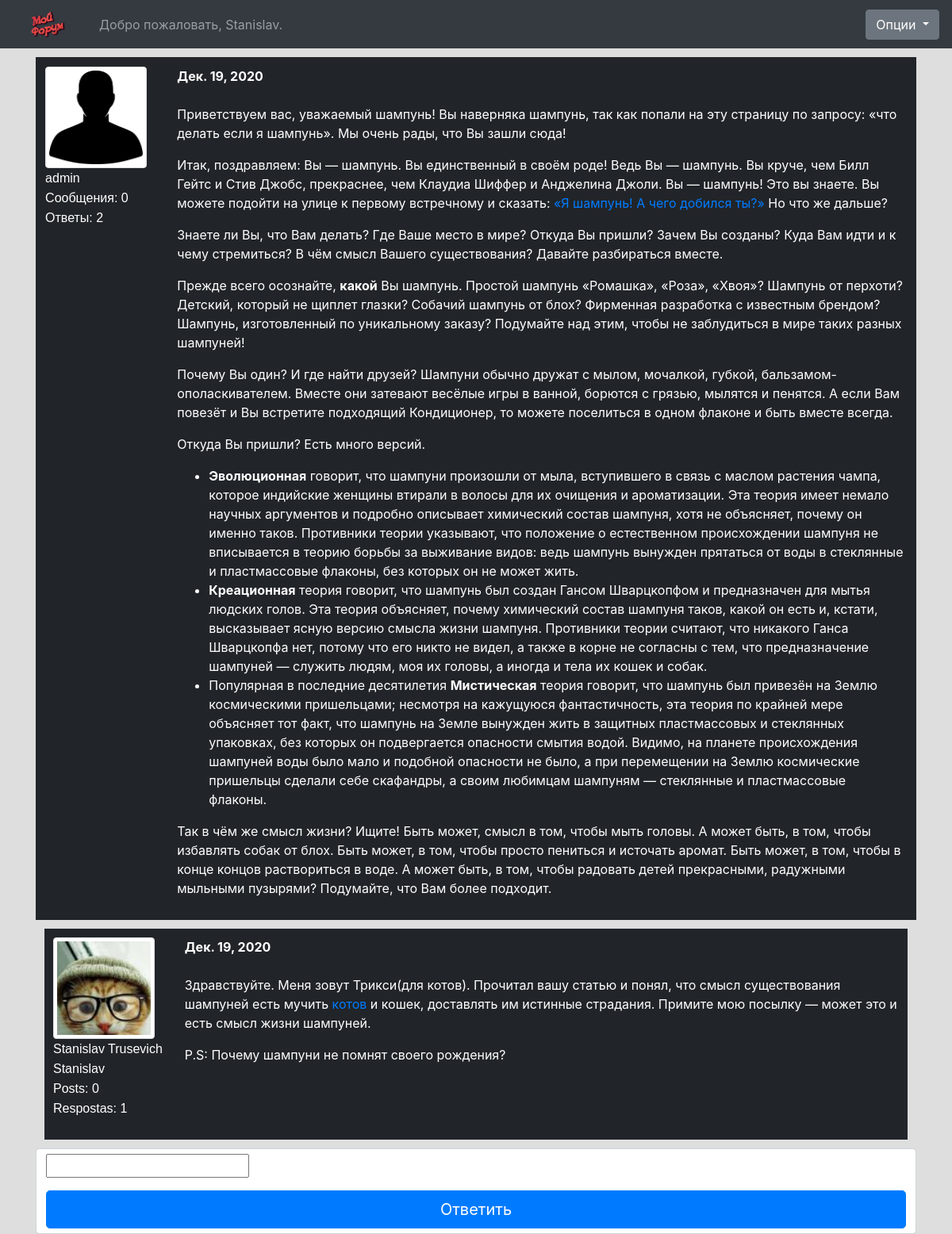
The page /forum/What/topico/8/ (signed in) on the database its author committed.
### forum/models.py (models this page shows, shortened)
class User(AbstractUser):
    def imagepath(instance,filename):
        ext = filename.split('.')[-1]
        filename = 'avatar.{}'.format(ext)
        val="avatars/" + str(instance.username) + "/" + str(filename)
        if os.path.exists(val):
            os.remove(val)
        return val
    avatar = models.ImageField(upload_to=imagepath, height_field='', width_field='', blank=True)
    posts = models.IntegerField(default=0)
    replies = models.IntegerField(default=0)

class Topico(models.Model):
    class Meta:
        verbose_name = "вопрос"
        verbose_name_plural = "вопросы"
    discussao_fk = models.ForeignKey(Discussao, on_delete=models.CASCADE)
    titulo = models.CharField(max_length=200)
    autor = models.ForeignKey(User, on_delete=models.CASCADE)
    texto = RichTextField()
    data_postagem = models.DateField(default=timezone.now)

class Resposta(models.Model):
    topico_fk = models.ForeignKey(Topico, on_delete=models.CASCADE)
    autor = models.ForeignKey(User, on_delete=models.CASCADE)
    texto = RichTextField()
    data_postagem = models.DateField(default=timezone.now)
    class Meta:
        verbose_name = "ответ"
        verbose_name_plural = "ответы"

### forum/views.py (the view)
# urls.py: path('forum/<str:discussao_titulo>/topico/<int:topico_id>/', views.topico, name="topico"),
def topico(request, discussao_titulo, topico_id):
    path = request.path
    try:
        topico = Topico.objects.get(pk = topico_id)
    except Topico.DoesNotExist:
        raise Http404("Тема не существует в этом обсуждении")
    form = RespostaForm(request.POST or None)
    if form.is_valid():
        user = request.user
        user.replies += 1
        user.save()
        form.save()
        return redirect(path)
    resposta_lista = Resposta.objects.filter(topico_fk__id = topico_id)
    context = {'topico':topico, 'resposta_lista': resposta_lista, 'form':form}
    return render(request, 'forum/topico.html', context)

### forum/forms.py (shortened to what this page needs)
class RespostaForm(ModelForm):
    class Meta:
        model = Resposta
        fields = '__all__'
        exclude = ['data_postagem']
        widgets = {
            'texto': CKEditorWidget()
        }

### forum/templates/forum/topico.html (shortened to what this page needs)
{% load static %}
{% load tags %}
  {% include './head.html' %}
  </head>
  <body>
    {% include './navbar.html' %}
    <div class = "wd-100 container">
      <div id = "topico">
        <div class="media" style="background-color:#212529;">
          <div id = "profile">
            <figure>
              <img class="rounded align-self-start mr-3 img-thumbnail float-left" {% if not topico.autor.avatar %} src="{% static 'forum/img/profile.png' %}" {% else %} src="{{ topico.autor.avatar.url }}" {% endif %} alt="Profile Pic" width="128" height="256">
              <figcaption>
                <span id = "profile-fig-caption"> {{ topico.autor.first_name }} {{ topico.autor.last_name }} <br> {{ topico.autor.username }} <br> Сообщения: {{ topico.autor.posts }} <br> Ответы: {{ topico.autor.replies }}</span>
              </figcaption>
            </figure>
          </div>
          <div id = "resposta" class="media-body">
            <span id = "resposta-data">{{ topico.data_postagem }}</span><br><br>
            <span id = "resposta-texto">{{ topico.texto|safe }}</span>
          </div>
        </div>
      </div>
      {% for r in resposta_lista %}
        <div id = "resposta">
          <div class="media" style="background-color:#212529;">
            <div id = "profile">
              <figure>
                <img class="rounded align-self-start mr-3 img-thumbnail float-left" {% if not r.autor.avatar %} src="{% static 'forum/img/profile.png' %}" {% else %} src="{{ r.autor.avatar.url }}" {% endif %} alt="Profile Pic" width="128" height="256">
                <figcaption>
                  <span id = "profile-fig-caption"> {{ r.autor.first_name }} {{ r.autor.last_name }} <br> {{ r.autor.username }} <br> Posts: {{ r.autor.posts }} <br> Respostas: {{ r.autor.replies }}</span>
                </figcaption>
              </figure>
            </div>
            <div id = "resposta" class="media-body">
              <span id = "resposta-data">{{ r.data_postagem }}</span><br><br>
              <span id = "resposta-texto">{{ r.texto|safe }}</span>
            </div>
          </div>
        </div>
      {% endfor %}
      {% if user.is_authenticated %}
        <form  class="form-control" method="POST">
          <div id = "escrever-resposta">
            <div class = "form-group">
              <div id = "texto">{{ form.texto }}</div>
            </div>
            <button class="btn btn-lg btn-primary btn-block" type="submit">Ответить</button>
          </div>
        </form>
      {% else %}
        <a href = "/?next={{request.path}}"><span style="color:red;">Вы должны войти в систему, чтобы ответить</span></a>
      {% endif %}
    </div>
  </body>
</html>

### forum/templates/forum/navbar.html (shortened to what this page needs)
{% load static %}
<nav class="navbar navbar-expand navbar-dark fixed-top bg-dark">
  <a class="navbar-brand" href="/forum">
    <img class="d-inline-block align-top" src="{% static 'forum/img/django-forum-logo.png' %}" width="85" height="35" alt="">
  </a>
  <div class="collapse navbar-collapse" id="navbarCollapse">
    <ul class="navbar-nav mr-auto">
      {% if user.is_authenticated %}
        <li class="nav-item">
          <a class="nav-link" href="/account">Добро пожаловать, {{ user.get_username }}.</a>
        </li>
      {% else %}
        <li class="nav-item">
          <a class="nav-link" href="/?next={{request.path}}">Добро пожаловать, посетитель. Авторизоваться.</a>
        </li>
      {% endif %}
    </ul>
    <div class="dropdown">
      <button class="btn btn-secondary dropdown-toggle" type="button" id="dropdownMenuButton" data-toggle="dropdown" aria-haspopup="true" aria-expanded="false">
        Опции
      </button>
    </div>
  </div>
</nav>
<br><br><br>

### forum/static/forum/css/default.css (style rules this page uses)
#profile { margin-left:1%; margin-right:1%; margin-bottom:1%; margin-top:1%; }
#profile-fig-caption { font-family: Tahoma, Geneva, sans-serif; color: white; }
#topico { border: 1px solid; }
#resposta-data { color:white; font-weight: bold; }
#resposta { margin-left:1%; margin-right:1%; margin-bottom:1%; margin-top:1%; }
#resposta-texto { color:white; word-break: break-word; }
body { background-color: #DEDEDE; }
#texto { width:100%; display: block; margin-left: auto; margin-right: auto; }

### rows shown on the page
User: get_username "Stanislav"
Topico: autor.username "admin", autor.posts "0", autor.replies "2", data_postagem "Дек. 19, 2020", texto "Приветствуем вас, уважаемый шампунь! Вы наверняка шампунь, так как попали на эту страницу по запросу: «что делать если я шампунь». Мы очень рады, что Вы зашли сюда! Итак, поздравляем: Вы — шампунь. Вы единственный в своём роде! Ведь Вы — шампунь. Вы круче, чем Билл Гейтс и Стив Джобс, прекраснее, чем Клаудиа Шиффер и Анджелина Джоли. Вы — шампунь! Это вы знаете. Вы можете подойти на улице к первому встречному и сказать: «Я шампунь! А чего добился ты?» Но что же дальше? Знаете ли Вы, что Вам делать? Где Ваше место в мире? Откуда Вы пришли? Зачем Вы созданы? Куда Вам идти и к чему стремиться? В чём смысл Вашего существования? Давайте разбираться вместе. Прежде всего осознайте, какой Вы…"
Resposta: autor.avatar (placeholder picture), autor.first_name "Stanislav", autor.last_name "Trusevich", autor.username "Stanislav", autor.posts "0", autor.replies "1", data_postagem "Дек. 19, 2020", texto "Здравствуйте. Меня зовут Трикси(для котов). Прочитал вашу статью и понял, что смысл существования шампуней есть мучить котов и кошек, доставлять им истинные страдания. Примите мою посылку — может это и есть смысл жизни шампуней. P.S: Почему шампуни не помнят своего рождения?"
